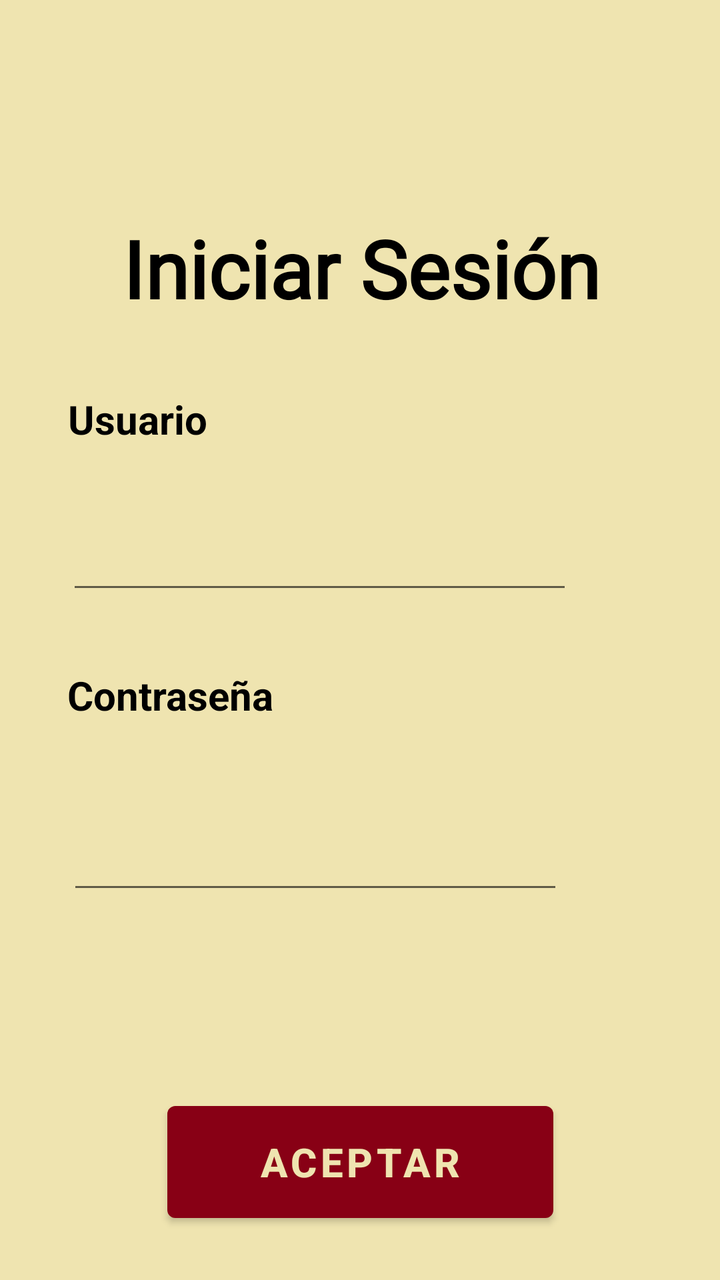
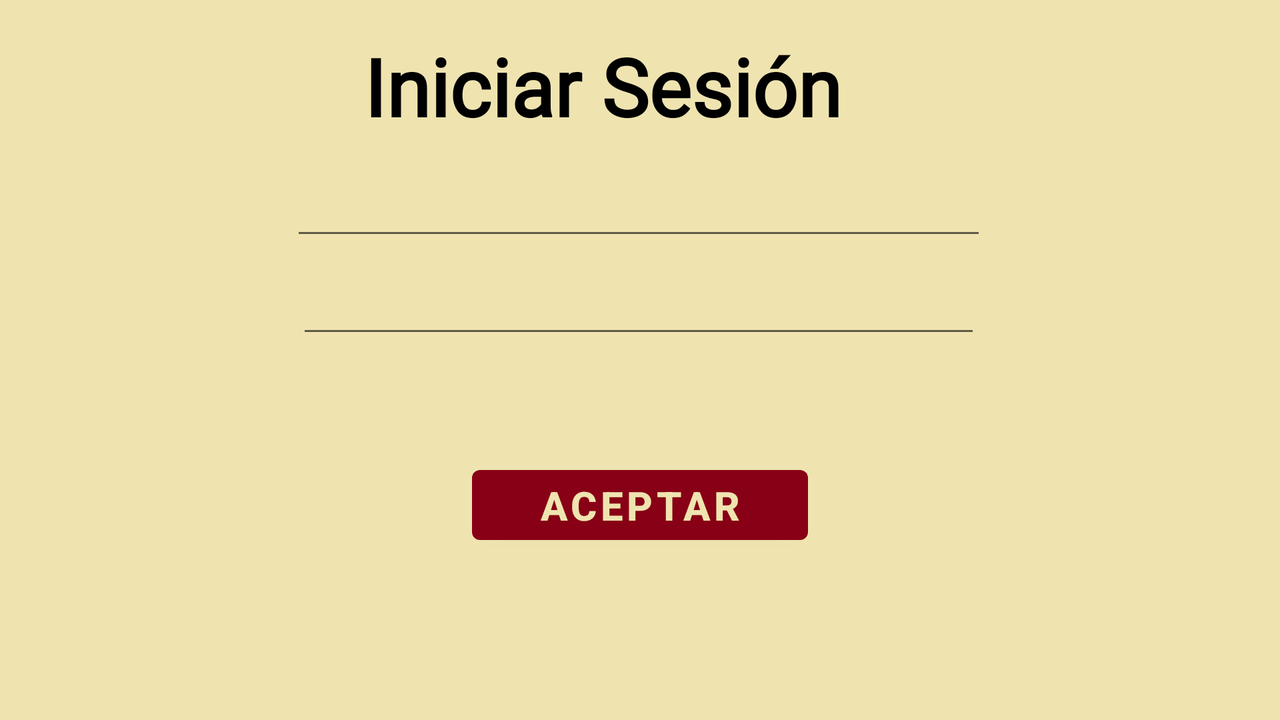

The same Android screen from two of the app's own layout files: first res/layout/ as a phone draws it, then the repository's variant for another configuration, drawn on a device whose configuration selects that folder. Both files follow.
<!-- AndroidManifest.xml: application theme Theme.TFG_profes -->
<!-- res/layout/activity_login.xml -->
<?xml version="1.0" encoding="utf-8"?>
<androidx.constraintlayout.widget.ConstraintLayout xmlns:android="http://schemas.android.com/apk/res/android"
    xmlns:app="http://schemas.android.com/apk/res-auto"
    xmlns:tools="http://schemas.android.com/tools"
    android:layout_width="match_parent"
    android:layout_height="match_parent"
    android:background="#EFE4B0"
    tools:context=".Login">


    <TextView
        android:id="@+id/textview2"
        android:layout_width="246dp"
        android:layout_height="52dp"
        android:layout_marginTop="32dp"
        android:text="@string/contra"
        android:textColor="@color/black"
        android:textSize="20dp"
        android:textStyle="bold"
        app:layout_constraintEnd_toEndOf="parent"
        app:layout_constraintHorizontal_bias="0.296"
        app:layout_constraintStart_toStartOf="parent"
        app:layout_constraintTop_toBottomOf="@+id/user" />


    <TextView
        android:id="@+id/textView"
        android:layout_width="317dp"
        android:layout_height="100dp"
        android:layout_marginTop="84dp"
        android:fontFamily="@font/impact"
        android:gravity="center"
        android:text="@string/inicio_sesion"
        android:textColor="@color/black"
        android:textSize="40dp"
        android:textStyle="bold"
        app:layout_constraintEnd_toEndOf="parent"
        app:layout_constraintHorizontal_bias="0.521"
        app:layout_constraintStart_toStartOf="parent"
        app:layout_constraintTop_toTopOf="parent" />

    <Button
        android:id="@+id/loginbtn"
        android:layout_width="193dp"
        android:layout_height="68dp"
        android:layout_marginTop="36dp"
        android:text="@string/aceptar"
        android:textColor="#EFE4B0"
        android:textSize="20dp"
        android:textStyle="bold"
        android:onClick="onclick_login"
        app:layout_constraintEnd_toEndOf="parent"
        app:layout_constraintStart_toStartOf="parent"
        app:layout_constraintTop_toBottomOf="@+id/error" />

    <TextView
        android:id="@+id/textview1"
        android:layout_width="244dp"
        android:layout_height="37dp"
        android:layout_marginTop="12dp"
        android:text="@string/usuario"
        android:textColor="@color/black"
        android:textSize="20dp"
        android:textStyle="bold"
        app:layout_constraintEnd_toEndOf="parent"
        app:layout_constraintHorizontal_bias="0.293"
        app:layout_constraintStart_toStartOf="parent"
        app:layout_constraintTop_toBottomOf="@+id/textView" />

    <EditText
        android:id="@+id/user"
        android:layout_width="253dp"
        android:layout_height="61dp"
        android:layout_marginTop="8dp"
        android:ems="10"
        android:inputType="textPersonName"
        android:text=""
        app:layout_constraintEnd_toEndOf="parent"
        app:layout_constraintHorizontal_bias="0.31"
        app:layout_constraintStart_toStartOf="parent"
        app:layout_constraintTop_toBottomOf="@+id/textview1" />

    <EditText
        android:id="@+id/contra"
        android:layout_width="248dp"
        android:layout_height="58dp"
        android:layout_marginTop="8dp"
        android:ems="10"
        android:inputType="textPassword"
        app:layout_constraintEnd_toEndOf="parent"
        app:layout_constraintHorizontal_bias="0.3"
        app:layout_constraintStart_toStartOf="parent"
        app:layout_constraintTop_toBottomOf="@+id/textview2" />

    <TextView
        android:id="@+id/error"
        android:layout_width="299dp"
        android:layout_height="31dp"
        android:layout_marginTop="28dp"
        android:textColor="#FF0000"
        app:layout_constraintEnd_toEndOf="parent"
        app:layout_constraintStart_toStartOf="parent"
        app:layout_constraintTop_toBottomOf="@+id/contra" />

</androidx.constraintlayout.widget.ConstraintLayout>
<!-- resources referenced by this layout -->
<resources>
  <color name="black">#FF000000</color>
  <string name="aceptar">Aceptar</string>
  <string name="contra">Contraseña</string>
  <string name="inicio_sesion">Iniciar Sesión</string>
  <string name="usuario">Usuario</string>
  <style name="Theme.TFG_profes" parent="Theme.MaterialComponents.DayNight.DarkActionBar">
          
          <item name="colorPrimary">@color/rojo</item>
          <item name="colorPrimaryVariant">@color/amarillo</item>
          <item name="colorOnPrimary">@color/gris</item>
          
          <item name="colorSecondary">@color/teal_200</item>
          <item name="colorSecondaryVariant">@color/teal_700</item>
          <item name="colorOnSecondary">@color/black</item>
          
          <item name="android:statusBarColor">?attr/colorPrimaryVariant</item>
          
      </style>
  <color name="rojo">#880015</color>
  <color name="amarillo">#EFE4B0</color>
  <color name="gris">#C3C3C3</color>
  <color name="teal_200">#FF03DAC5</color>
  <color name="teal_700">#FF018786</color>
</resources>
<!-- res/layout-land/activity_login.xml (the repository's variant of the layout above) -->
<!-- drawn on the phone turned sideways -->
<?xml version="1.0" encoding="utf-8"?>
<androidx.constraintlayout.widget.ConstraintLayout xmlns:android="http://schemas.android.com/apk/res/android"
    xmlns:app="http://schemas.android.com/apk/res-auto"
    xmlns:tools="http://schemas.android.com/tools"
    android:layout_width="match_parent"
    android:layout_height="match_parent"
    android:background="#EFE4B0"
    tools:context=".Login">

    <TextView
        android:id="@+id/textView"
        android:layout_width="275dp"
        android:layout_height="54dp"
        android:layout_marginTop="16dp"
        android:fontFamily="@font/impact"
        android:gravity="center"
        android:text="@string/inicio_sesion"
        android:textColor="@color/black"
        android:textSize="40dp"
        android:textStyle="bold"
        app:layout_constraintEnd_toEndOf="parent"
        app:layout_constraintHorizontal_bias="0.449"
        app:layout_constraintStart_toStartOf="parent"
        app:layout_constraintTop_toTopOf="parent" />

    <Button
        android:id="@+id/loginbtn"
        android:layout_width="168dp"
        android:layout_height="47dp"
        android:layout_marginTop="12dp"
        android:onClick="onclick_login"
        android:text="@string/aceptar"
        android:textColor="#EFE4B0"
        android:textSize="20dp"
        android:textStyle="bold"
        app:layout_constraintEnd_toEndOf="parent"
        app:layout_constraintStart_toStartOf="parent"
        app:layout_constraintTop_toBottomOf="@+id/error" />

    <EditText
        android:id="@+id/user"
        android:layout_width="348dp"
        android:layout_height="41dp"
        android:layout_marginTop="84dp"
        android:ems="10"
        android:inputType="textPersonName"
        android:text=""
        app:layout_constraintEnd_toEndOf="parent"
        app:layout_constraintHorizontal_bias="0.498"
        app:layout_constraintStart_toStartOf="parent"
        app:layout_constraintTop_toTopOf="parent" />

    <EditText
        android:id="@+id/contra"
        android:layout_width="342dp"
        android:layout_height="49dp"
        android:ems="10"
        android:inputType="textPassword"
        app:layout_constraintEnd_toEndOf="parent"
        app:layout_constraintHorizontal_bias="0.498"
        app:layout_constraintStart_toStartOf="parent"
        app:layout_constraintTop_toBottomOf="@+id/user" />

    <TextView
        android:id="@+id/error"
        android:layout_width="299dp"
        android:layout_height="31dp"
        android:layout_marginTop="12dp"
        android:textColor="#FF0000"
        app:layout_constraintEnd_toEndOf="parent"
        app:layout_constraintStart_toStartOf="parent"
        app:layout_constraintTop_toBottomOf="@+id/contra" />

    <ImageView
        android:id="@+id/imageView"
        android:layout_width="62dp"
        android:layout_height="54dp"
        android:layout_marginTop="68dp"
        app:layout_constraintEnd_toStartOf="@+id/user"
        app:layout_constraintTop_toTopOf="parent"
        app:srcCompat="@drawable/usuario" />

    <ImageView
        android:id="@+id/imageView3"
        android:layout_width="58dp"
        android:layout_height="51dp"
        android:layout_marginTop="4dp"
        app:layout_constraintEnd_toStartOf="@+id/contra"
        app:layout_constraintTop_toBottomOf="@+id/imageView"
        app:srcCompat="@drawable/candado" />

</androidx.constraintlayout.widget.ConstraintLayout>
<!-- resources referenced by the variant -->
<!-- as the phone turned sideways resolves them -->
<resources>
  <color name="black">#FF000000</color>
  <string name="aceptar">Aceptar</string>
  <string name="inicio_sesion">Iniciar Sesión</string>
  <style name="Theme.TFG_profes" parent="Theme.MaterialComponents.DayNight.DarkActionBar">
          
          <item name="colorPrimary">@color/rojo</item>
          <item name="colorPrimaryVariant">@color/amarillo</item>
          <item name="colorOnPrimary">@color/gris</item>
          
          <item name="colorSecondary">@color/teal_200</item>
          <item name="colorSecondaryVariant">@color/teal_700</item>
          <item name="colorOnSecondary">@color/black</item>
          
          <item name="android:statusBarColor">?attr/colorPrimaryVariant</item>
          
      </style>
  <color name="rojo">#880015</color>
  <color name="amarillo">#EFE4B0</color>
  <color name="gris">#C3C3C3</color>
  <color name="teal_200">#FF03DAC5</color>
  <color name="teal_700">#FF018786</color>
</resources>
